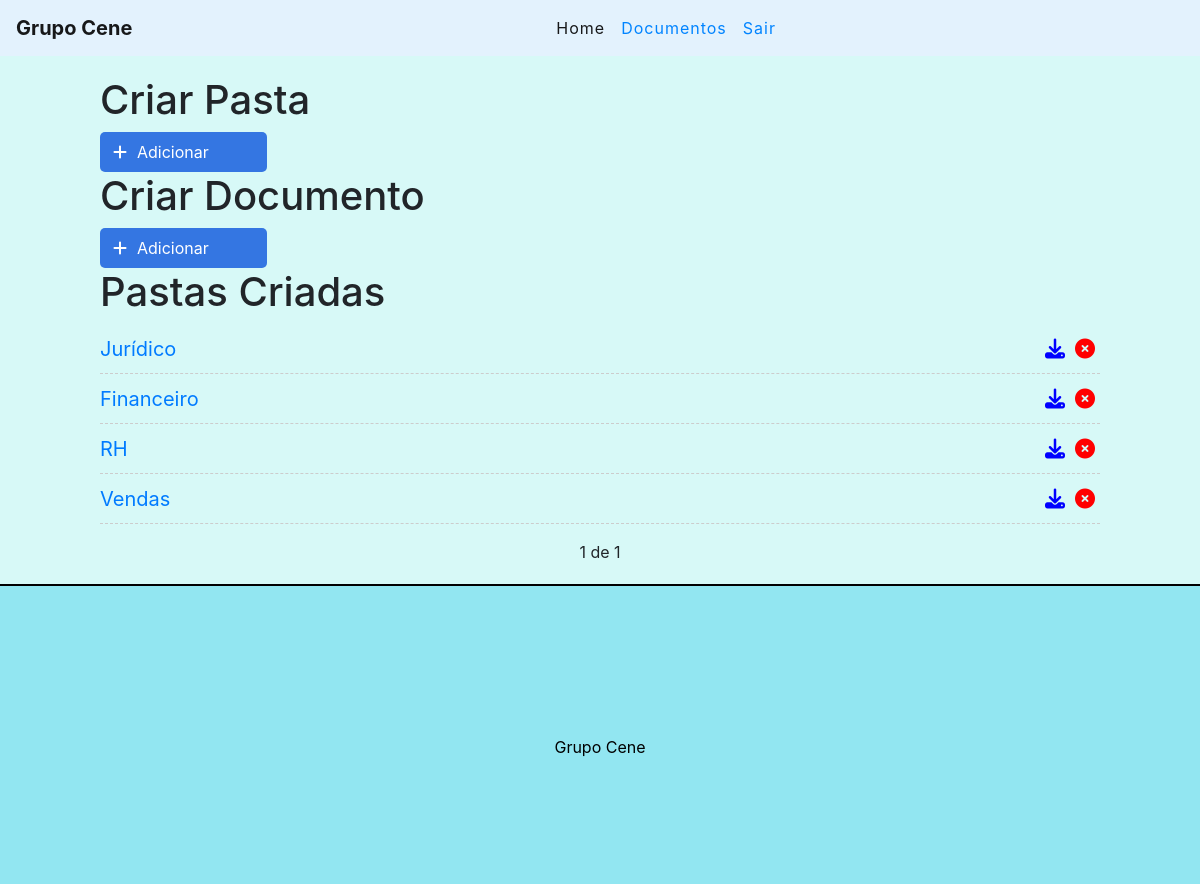
The app's page /?page=2 (signed in), older data.
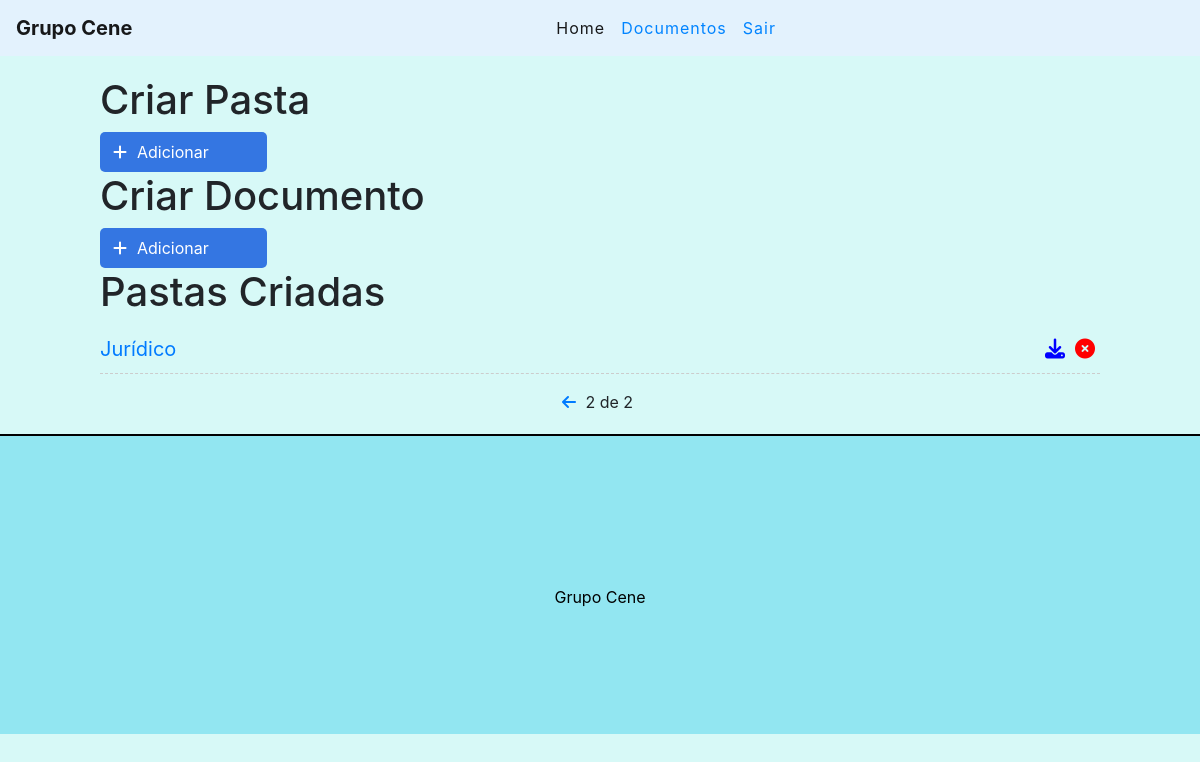
The same page, newer data.
### documentos/models.py (models this page shows, shortened)
class Pasta(models.Model):
    title = models.CharField(max_length=255)
    nomePdf = models.FileField(upload_to='pdfs/')
    NomeDoc = models.CharField(max_length=255)
    created_at = models.DateTimeField(auto_now_add=True)

### documentos/views.py (the view)
# urls.py: path('', views.pastaList, name="pasta-list"),
@login_required
def pastaList(request):
    pastas_list = Pasta.objects.all().order_by('-created_at')
    paginator = Paginator(pastas_list, 4)
    page = request.GET.get('page')
    pastas = paginator.get_page(page)
    return render(request, 'documentos/home.html', {'pastas': pastas})

### documentos/templates/documentos/home.html (shortened to what this page needs)
{% extends 'base.html' %}
{% block content %}
<div class="offset-1 col-10 list-div">
    <h1>Criar Pasta</h1>
    <a id="add-link" href="/novapasta/">
        <div class="col-2 add-div">
            <i class="fas fa-plus"></i>Adicionar
        </div>
    </a>
    <h1>Criar Documento</h1>
    <a id="add-link" href="/upload">
        <div class="col-2 add-div">
            <i class="fas fa-plus"></i>Adicionar
        </div>
    </a>
    <h1>Pastas Criadas</h1>
    <ul class="doc-list">
        {% for pasta in pastas %}
        <li class="doc-item">
            <span><a href="/pasta/{{pasta.id}}">{{pasta.title}}</a></span>
            <a href="/delete/{{pasta.id}}" class="delete-btn"><span><i class="fas fa-times-circle"></i></span></a>
            <span><i class="fas fa-download"></i></span>
        </li>
        {% endfor %}
    </ul>
    <div class="pagination">
        <span class="step-links">
            {% if pastas.has_previous %}
                <a href="?page={{ pastas.previous_page_number }}"><i class="fas fa-arrow-left"></i></a>
            {% endif %}
            {% if pastas.paginator.num_pages %}
            <span class="current">
                {{ pastas.number }} de {{ pastas.paginator.num_pages }}
            </span>
            {% endif %}
        </span>
    </div>
</div>
{% endblock %}

### documentos/templates/base.html (shortened to what this page needs)
{% load static %}
<!DOCTYPE html>
<html lang="en">
<head>
    <link rel="stylesheet" href="https://stackpath.bootstrapcdn.com/bootstrap/4.5.2/css/bootstrap.min.css">
    <link rel="stylesheet" href="{% static 'css/styles.css' %}">
    <link rel="stylesheet" href="https://rawgit.com/enyo/dropzone/master/dist/dropzone.css">
  </head>
<body style="background-color:rgba(199, 247, 244, 0.705);">
    <div class="container-fluid">
        <nav class="navbar navbar-expand-lg navbar-light" style="background-color: #e3f2fd;">
            <div class="container-fluid">
              <a class="navbar-brand" href="/">Grupo Cene</a>
              <div class="collapse navbar-collapse" id="navbarNavDropdown">
                <ul class="navbar-nav">
                  {% if user.is_authenticated %}
                  <li class="nav-item">
                      <a class="nav-link active" aria-current="page" href="/">Home</a>
                    </li>
                  <li class="nav-item">
                    <a class="nav-link" href="/doc">Documentos</a>
                  </li>
                  {% else %}
                  <li class="nav-item">
                    <a class="nav-link" href="/accounts/login">Login</a>
                  </li>
                  {% endif %}
                  {% if user.is_authenticated %}
                  <li class="nav-item">
                    <a class="nav-link" href="/accounts/logout">Sair</a>
                  </li>
                  {% endif %}
                </ul>
              </div>
            </div>
          </nav>
        {% block content %}
        {% endblock %}
        <footer>
            <p>Grupo Cene</p>
        </footer>
    </div>
</body>
</html>

### documentos/static/css/styles.css (style rules this page uses)
.container-fluid { padding: 0; }
.navbar { border-bottom: 1px #333; margin-bottom: 20px; }
.navbar-nav { margin: auto; }
.navbar-brand { font-weight: bold; }
.navbar-light .navbar-nav a.nav-link { color: rgb(0, 132, 255); letter-spacing: 1px; }
#add-link { text-decoration: none; }
.add-div { background-color: #3476e2; cursor: pointer; display: inline-block; color: #fff; padding: 8px; border-radius: 5px; margin-right: 25px; }
.fas.fa-plus { color: #fff; margin-right: 10px; margin-left: 5px; }
.list-div { padding: 0; }
.doc-list { padding-left: 0; }
.doc-item { list-style: none; font-size: 20px; height: 50px; padding-top: 10px; border-bottom: 1px dashed #ccc; }
.fas.fa-times-circle, .fas.fa-box, .fas.fa-download { cursor: pointer; margin: 5px; font-size: 20px; float: right; }
.fas.fa-times-circle { color: red; }
.fas.fa-download { color: blue; }
footer { background-color: #92e6f1; height: 300px; border-top: 2px solid #000000; }
footer p { color: #000000; text-align: center; top: 50%; position: relative; }
.pagination { margin-bottom: 20px; }
.step-links { position: relative; margin-left: auto; margin-right: auto; }
.step-links .current { margin-left: 5px; margin-right: 5px; }

Row changes from the older to the newer data that the page shows:
removed Pasta: title "Financeiro"
removed Pasta: title "RH"
removed Pasta: title "Vendas"
Text that changed along with them:
{{ pastas.number }}: "1" → "2"
{{ pastas.paginator.num_pages }}: "1" → "2"
